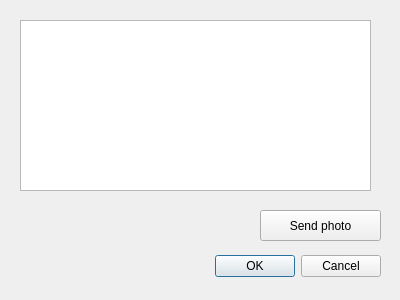
<?xml version="1.0" encoding="UTF-8"?>
<ui version="4.0">
 <class>Dialog</class>
 <widget class="QDialog" name="Dialog">
  <property name="geometry">
   <rect>
    <x>0</x>
    <y>0</y>
    <width>400</width>
    <height>300</height>
   </rect>
  </property>
  <property name="windowTitle">
   <string>Dialog</string>
  </property>
  <widget class="QDialogButtonBox" name="buttonBox">
   <property name="geometry">
    <rect>
     <x>170</x>
     <y>250</y>
     <width>211</width>
     <height>32</height>
    </rect>
   </property>
   <property name="orientation">
    <enum>Qt::Horizontal</enum>
   </property>
   <property name="standardButtons">
    <set>QDialogButtonBox::Cancel|QDialogButtonBox::Ok</set>
   </property>
  </widget>
  <widget class="QPushButton" name="pushButton">
   <property name="geometry">
    <rect>
     <x>260</x>
     <y>210</y>
     <width>121</width>
     <height>31</height>
    </rect>
   </property>
   <property name="text">
    <string>Send photo</string>
   </property>
  </widget>
  <widget class="QTextBrowser" name="textBrowser">
   <property name="geometry">
    <rect>
     <x>20</x>
     <y>20</y>
     <width>351</width>
     <height>171</height>
    </rect>
   </property>
  </widget>
 </widget>
 <resources/>
 <connections>
  <connection>
   <sender>buttonBox</sender>
   <signal>accepted()</signal>
   <receiver>Dialog</receiver>
   <slot>accept()</slot>
   <hints>
    <hint type="sourcelabel">
     <x>248</x>
     <y>254</y>
    </hint>
    <hint type="destinationlabel">
     <x>157</x>
     <y>274</y>
    </hint>
   </hints>
  </connection>
  <connection>
   <sender>buttonBox</sender>
   <signal>rejected()</signal>
   <receiver>Dialog</receiver>
   <slot>reject()</slot>
   <hints>
    <hint type="sourcelabel">
     <x>316</x>
     <y>260</y>
    </hint>
    <hint type="destinationlabel">
     <x>286</x>
     <y>274</y>
    </hint>
   </hints>
  </connection>
 </connections>
</ui>
